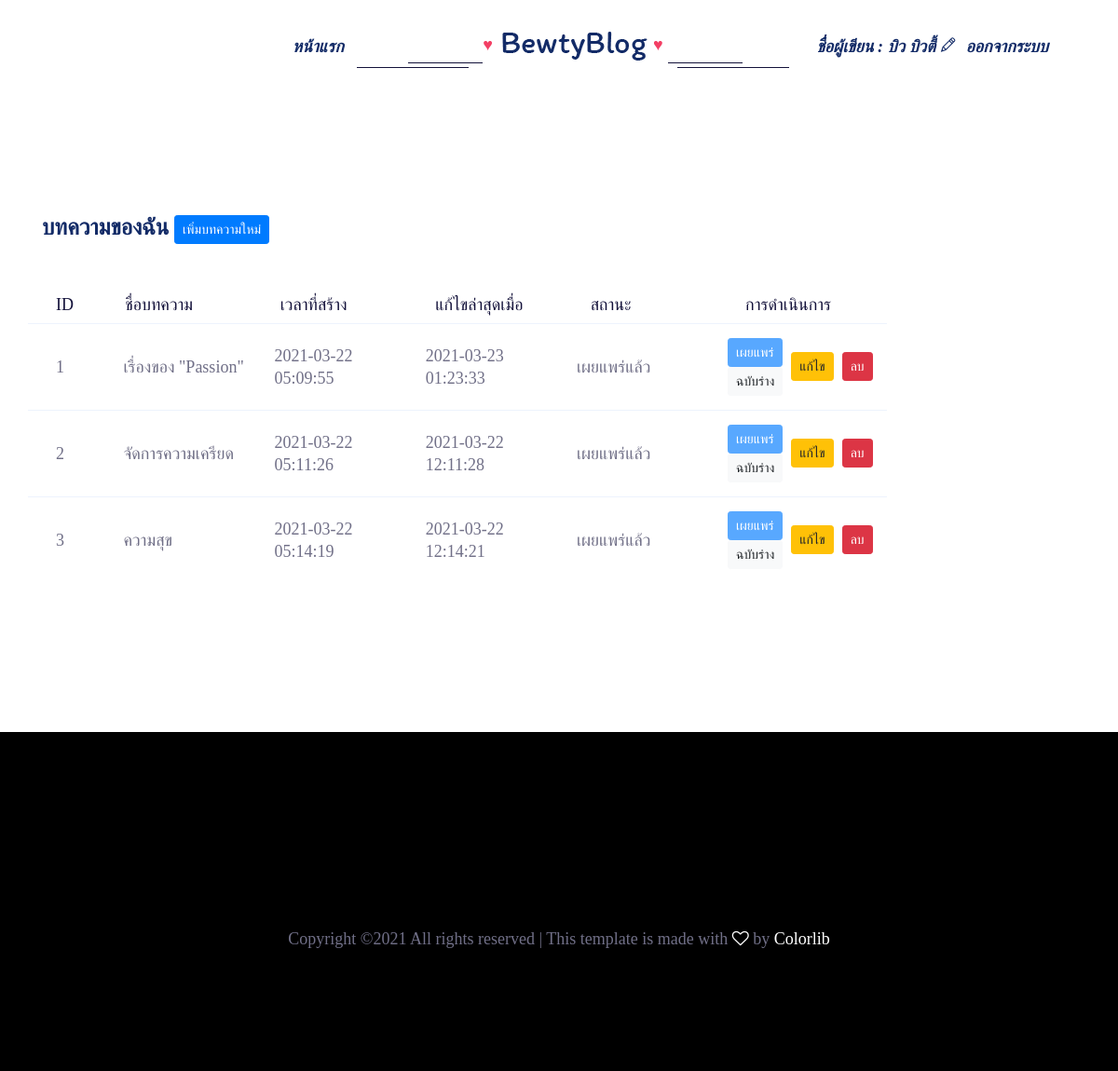
The app's page /miniproject/myarticle.php (signed in) with its own data.
### tables this page shows
CREATE TABLE `articles` (
  `id` int(11) NOT NULL COMMENT 'id บทความ',
  `title` varchar(255) NOT NULL COMMENT 'ชื่อบทความ',
  `body` text DEFAULT NULL COMMENT 'เนื้อหาบทความ',
  `create_ts` timestamp NOT NULL DEFAULT current_timestamp() COMMENT 'วันที่เวลาที่สร้างบทความ (auto เมื่อ insert บทความใหม่)',
  `authors_id` int(11) NOT NULL COMMENT 'รหัสผู้แต่ง',
  `updatetime` datetime DEFAULT NULL COMMENT 'วันที่ เวลา ที่ปรับปรุงบทความล่าสุด\nphp function -- date(''YYYY-mm-dd H:i:s'')',
  `publish_sts` char(1) NOT NULL DEFAULT 'N' COMMENT 'N = draft\nY = publish'
);

### miniproject/myarticle.php (the view, shortened to what this page needs)
<!DOCTYPE html>
<html lang="th" class="no-js">
<head>
    <link rel="stylesheet" href="css/linearicons.css" />
    <link rel="stylesheet" href="css/font-awesome.min.css" />
    <link rel="stylesheet" href="css/magnific-popup.css" />
    <link rel="stylesheet" href="css/nice-select.css" />
    <link rel="stylesheet" href="css/owl.carousel.css" />
    <link rel="stylesheet" href="css/bootstrap.css" />
    <link rel="stylesheet" href="css/bootstrap-datepicker.css" />
    <link rel="stylesheet" href="css/themify-icons.css" />
    <link rel="stylesheet" href="css/main.css" />
    <link rel="stylesheet" href="css/bootstrap-toggle.min.css">
</head>
<body>
    <header class="header-area">
        <div class="container">
            <div class="header-wrap">
                <div class="header-top d-flex justify-content-between align-items-lg-center navbar-expand-lg">
                    <div class="col menu-left">
                        <a href="index.php">หน้าแรก</a>
                    </div>
                    <div class="col-5 text-lg-center mt-2 mt-lg-0">
                        <span class="logo-outer">
                            ♥
                            <span class="logo-inner">
                                <a href="index.php"><img class="mx-auto" src="img/logo.png" alt="" /></a>
                            </span>
                            ♥
                        </span>
                    </div>
                    <nav class="col navbar navbar-expand-lg justify-content-end">
                        <div class="collapse navbar-collapse menu-right" id="collapsibleNavbar">
                            <ul class="navbar-nav justify-content-center w-100">
                                <li class="nav-item">
                                    <a href="editauthors.php" class="nav-link">ชื่อผู้เขียน : <?php echo $_SESSION['name']; ?> <span class="ti-pencil"></span></a>
                                </li>
                                <li class="nav-item">
                                    <a class="nav-link" href="logout.php">ออกจากระบบ</a>
                                </li>
                            </ul>
                        </div>
                    </nav>
                </div>
            </div>
        </div>
    </header>
    <section class="contact-page-area section-gap">
        <div class="container">
            <h3 class="mb-30">บทความของฉัน <a href="newarticle.php" class="btn btn-sm btn-primary">เพิ่มบทความใหม่</a></h3>
            <div class="row">
                <div class="progress-table-wrap">
                    <div class="progress-table">
                        <div class="table-head">
                            <div class="serial">id</div>
                            <div class="visit">ชื่อบทความ</div>
                            <div class="visit">เวลาที่สร้าง</div>
                            <div class="visit">แก้ไขล่าสุดเมื่อ</div>
                            <div class="visit">สถานะ</div>
                            <div class="visit">การดำเนินการ</div>
                        </div>
                        <?php
                        require_once('db.php');
                        $auid = $_SESSION['auid'];
                        $sql = "SELECT *
                                FROM articles
                                WHERE articles.authors_id = $auid
                                ORDER BY id ASC";
                        $result = $mysqli->query($sql);
                        if (!$result) {
                            echo ("Error: " . $mysqli->error);
                        } else {
                        ?>
                            <?php while ($row = $result->fetch_object()) { ?>
                                <div class="table-row">
                                    <div class="serial"><?php echo $row->id ?></div>
                                    <div class="visit"><?php echo $row->title ?></div>
                                    <div class="visit"><?php echo $row->create_ts ?></div>
                                    <div class="visit"><?php echo $row->updatetime ?></div>
                                    <div class="visit">
                                        <?php if ($row->publish_sts == 'Y') { ?>
                                            เผยแพร่แล้ว
                                        <?php } else if ($row->publish_sts == 'N') { ?>
                                            ฉบับร่าง
                                        <?php } ?>
                                    </div>
                                    <div class="visit">
                                        <form method="post" action="setPublish.php?id=<?php echo $row->id ?>">
                                            <button type="submit" class="btn btn-sm btn-primary" <?php if ($row->publish_sts == 'Y') {
                                                                                                        echo "disabled";
                                                                                                    } ?>>เผยแพร่</button>
                                            <button type="submit" class="btn btn-sm btn-light" <?php if ($row->publish_sts == 'N') {
                                                                                                    echo "disabled";
                                                                                                } ?>>ฉบับร่าง</button>
                                        </form>
                                        <a href="edit_article.php?id=<?php echo $row->id ?>" class="btn btn-sm btn-warning">แก้ไข</a>
                                        <a onclick="return confirm('คุณต้องการลบข้อมูลนี้ใช่หรือไม่?')" href="delete.php?id=<?php echo $row->id ?>" class="btn btn-sm btn-danger">ลบ</a>
                                    </div>
                                </div>
                            <?php
                            } ?>
                        <?php } ?>
                    </div>
                </div>
            </div>
        </div>
    </section>
    <footer class="footer-area section-gap">
        <div class="container">
            <div class="footer-bottom d-flex justify-content-center align-items-center flex-wrap">
                <p class="footer-text m-0">
                    Copyright &copy; All rights reserved | This template is made with <i class="fa fa-heart-o" aria-hidden="true"></i> by <a href="https://colorlib.com" target="_blank">Colorlib</a>
                </p>
            </div>
        </div>
    </footer>
</body>
</html>

### miniproject/css/main.css (style rules this page uses)
body { color: #706f87; font-family: 'Itim', cursive; font-size: 18px; font-weight: 500; line-height: 24px; position: relative }
ol, ul { margin: 0; padding: 0; list-style: none }
a { -webkit-transition: all 0.3s ease 0s; -moz-transition: all 0.3s ease 0s; -o-transition: all 0.3s ease 0s; transition: all 0.3s ease 0s }
a, a:focus, a:hover { text-decoration: none; outline: 0 }
h1, h2, h3, h4, h5, h6 { font-family: 'Itim', cursive; color: #132b67; line-height: 1.2; margin-bottom: 0; margin-top: 0; font-weight: 700 }
.mb-30 { margin-bottom: 30px }
.flex-wrap { -webkit-flex-wrap: wrap; -moz-flex-wrap: wrap; -ms-flex-wrap: wrap; flex-wrap: wrap }
.section-gap { padding: 130px 0 }
h3 { font-size: 24px }
h1, h2, h3, h4, h5, h6 { line-height: 1.2 }
.progress-table { background: #fff; padding: 15px 0px 30px 0px; min-width: 800px }
.progress-table .serial { width: 11.83%; padding-left: 30px }
.visit { width: 19.74%; margin: 0 15px; }
.progress-table .table-head { display: flex }
.progress-table .table-head .serial, .progress-table .table-head .country, .progress-table .table-head .visit, .progress-table .table-head .percentage { color: #13113a; line-height: 40px; text-transform: uppercase; font-weight: 500 }
.progress-table .table-row { padding: 15px 0px; border-top: 1px solid #edf3fd; display: flex }
.progress-table .table-row .serial, .progress-table .table-row .country, .progress-table .table-row .visit, .progress-table .table-row .percentage { display: flex; align-items: center }
.logo-outer { text-align: center; padding: 15px 0; position: relative; color: #F33F64; }
.logo-outer:before, .logo-outer:after { content: ""; position: absolute; bottom: 0px; height: 1px; width: 120px; background: #13113a }
.logo-outer:before { left: -135px }
.logo-outer:after { right: -135px }
.logo-inner { position: relative }
.logo-inner:before, .logo-inner:after { content: ""; position: absolute; bottom: -10px; height: 1px; width: 80px; background: #13113a }
.logo-inner:before { left: -96px }
.logo-inner:after { right: -96px }
.header-area { position: relative; background-color: #fff; width: 100%; z-index: 999999; -webkit-transition: all 0.4s ease 0s; -moz-transition: all 0.4s ease 0s; -o-transition: all 0.4s ease 0s; transition: all 0.4s ease 0s }
.header-area .navbar { padding: 0 }
.menu-left { text-align: right }
.menu-left a { margin-right: 26px; color: #132b67; font-size: 18px; font-family: 'Itim', cursive; font-weight: 600; font-style: italic }
.menu-left a:last-child { margin-right: 0 }
.menu-right .nav-item .nav-link { margin: 0px 5px; color: #132b67; font-size: 18px; font-family: 'Itim', cursive; font-weight: 600; font-style: italic; padding: 38px 0px }
@media (max-width: 1280px) and (min-width: 799px) { .menu-right { font-size: 11px } }
.footer-area { background: #000000 }
.footer-text { padding-top: 80px }
.footer-text a, .footer-text i { color: #ffffff }

### records on screen
articles: id "1", title "เรื่องของ \"Passion\"", create_ts "2021-03-22 05:09:55", updatetime "2021-03-23 01:23:33", publish_sts "เผยแพร่แล้ว"
articles: id "2", title "จัดการความเครียด", create_ts "2021-03-22 05:11:26", updatetime "2021-03-22 12:11:28", publish_sts "เผยแพร่แล้ว"
articles: id "3", title "ความสุข", create_ts "2021-03-22 05:14:19", updatetime "2021-03-22 12:14:21", publish_sts "เผยแพร่แล้ว"

### other values on screen
$_SESSION['name'] "บิว บิวตี้"
